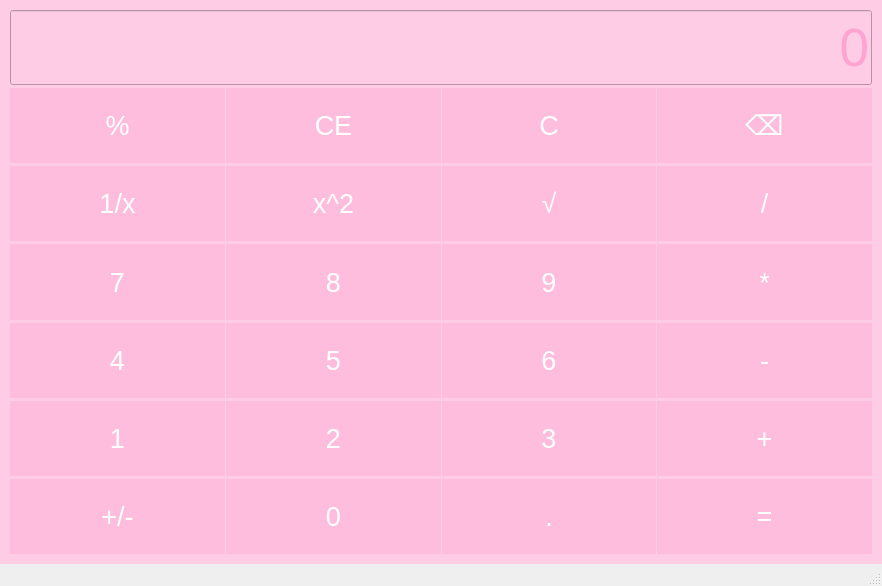
<?xml version="1.0" encoding="UTF-8"?>
<ui version="4.0">
 <class>MainWindow</class>
 <widget class="QMainWindow" name="MainWindow">
  <property name="geometry">
   <rect>
    <x>0</x>
    <y>0</y>
    <width>882</width>
    <height>586</height>
   </rect>
  </property>
  <property name="windowTitle">
   <string>计算器-黄文兴-2023414290413</string>
  </property>
  <property name="styleSheet">
   <string notr="true"/>
  </property>
  <widget class="QWidget" name="centralwidget">
   <property name="sizePolicy">
    <sizepolicy hsizetype="Preferred" vsizetype="Preferred">
     <horstretch>0</horstretch>
     <verstretch>0</verstretch>
    </sizepolicy>
   </property>
   <property name="layoutDirection">
    <enum>Qt::LayoutDirection::LeftToRight</enum>
   </property>
   <property name="styleSheet">
    <string notr="true">QLineEdit{
	background-color:rgba(255,153,204,0.2);
	font-size:40pt;
	color:rgba(255,102,178,0.8);
}
QWidget{
	background-color:rgba(255,204,229,1);
}</string>
   </property>
   <layout class="QVBoxLayout" name="verticalLayout">
    <item>
     <layout class="QGridLayout" name="gridLayout">
      <property name="leftMargin">
       <number>1</number>
      </property>
      <property name="topMargin">
       <number>1</number>
      </property>
      <property name="rightMargin">
       <number>1</number>
      </property>
      <property name="bottomMargin">
       <number>1</number>
      </property>
      <property name="horizontalSpacing">
       <number>1</number>
      </property>
      <property name="verticalSpacing">
       <number>3</number>
      </property>
      <item row="4" column="1">
       <widget class="QPushButton" name="btnNum8">
        <property name="sizePolicy">
         <sizepolicy hsizetype="Minimum" vsizetype="Minimum">
          <horstretch>0</horstretch>
          <verstretch>0</verstretch>
         </sizepolicy>
        </property>
        <property name="layoutDirection">
         <enum>Qt::LayoutDirection::LeftToRight</enum>
        </property>
        <property name="styleSheet">
         <string notr="true">QPushButton{
	background-color:rgba(255,153,204,0.3);
	font-size:20pt;
	color:white;
	border:5pt solid rgba(51,0,0,0.8);
}
QPushButton:hover{
	background-color:rgba(204,0,102,0.1);
	color:rgba(204,0,102,1)
}</string>
        </property>
        <property name="text">
         <string>8</string>
        </property>
       </widget>
      </item>
      <item row="2" column="0">
       <widget class="QPushButton" name="btnPercentage">
        <property name="sizePolicy">
         <sizepolicy hsizetype="Minimum" vsizetype="Minimum">
          <horstretch>0</horstretch>
          <verstretch>0</verstretch>
         </sizepolicy>
        </property>
        <property name="layoutDirection">
         <enum>Qt::LayoutDirection::LeftToRight</enum>
        </property>
        <property name="styleSheet">
         <string notr="true">QPushButton{
	background-color:rgba(255,153,204,0.3);
	font-size:20pt;
	color:white;
	border:5pt solid rgba(51,0,0,0.8);
}
QPushButton:hover{
	background-color:rgba(204,0,102,0.1);
	color:rgba(204,0,102,1)
}</string>
        </property>
        <property name="text">
         <string>%</string>
        </property>
       </widget>
      </item>
      <item row="6" column="2">
       <widget class="QPushButton" name="btnNum3">
        <property name="sizePolicy">
         <sizepolicy hsizetype="Minimum" vsizetype="Minimum">
          <horstretch>0</horstretch>
          <verstretch>0</verstretch>
         </sizepolicy>
        </property>
        <property name="layoutDirection">
         <enum>Qt::LayoutDirection::LeftToRight</enum>
        </property>
        <property name="styleSheet">
         <string notr="true">QPushButton{
	background-color:rgba(255,153,204,0.3);
	font-size:20pt;
	color:white;
	border:5pt solid rgba(51,0,0,0.8);
}
QPushButton:hover{
	background-color:rgba(204,0,102,0.1);
	color:rgba(204,0,102,1)
}</string>
        </property>
        <property name="text">
         <string>3</string>
        </property>
       </widget>
      </item>
      <item row="7" column="1">
       <widget class="QPushButton" name="btnNum0">
        <property name="sizePolicy">
         <sizepolicy hsizetype="Minimum" vsizetype="Minimum">
          <horstretch>0</horstretch>
          <verstretch>0</verstretch>
         </sizepolicy>
        </property>
        <property name="layoutDirection">
         <enum>Qt::LayoutDirection::LeftToRight</enum>
        </property>
        <property name="styleSheet">
         <string notr="true">QPushButton{
	background-color:rgba(255,153,204,0.3);
	font-size:20pt;
	color:white;
	border:5pt solid rgba(51,0,0,0.8);
}
QPushButton:hover{
	background-color:rgba(204,0,102,0.1);
	color:rgba(204,0,102,1)
}</string>
        </property>
        <property name="text">
         <string>0</string>
        </property>
       </widget>
      </item>
      <item row="2" column="2">
       <widget class="QPushButton" name="btnClear">
        <property name="sizePolicy">
         <sizepolicy hsizetype="Minimum" vsizetype="Minimum">
          <horstretch>0</horstretch>
          <verstretch>0</verstretch>
         </sizepolicy>
        </property>
        <property name="layoutDirection">
         <enum>Qt::LayoutDirection::LeftToRight</enum>
        </property>
        <property name="styleSheet">
         <string notr="true">QPushButton{
	background-color:rgba(255,153,204,0.3);
	font-size:20pt;
	color:white;
	border:5pt solid rgba(51,0,0,0.8);
}
QPushButton:hover{
	background-color:rgba(204,0,102,0.1);
	color:rgba(204,0,102,1)
}</string>
        </property>
        <property name="text">
         <string>C</string>
        </property>
       </widget>
      </item>
      <item row="4" column="3">
       <widget class="QPushButton" name="btnMultiple">
        <property name="sizePolicy">
         <sizepolicy hsizetype="Minimum" vsizetype="Minimum">
          <horstretch>0</horstretch>
          <verstretch>0</verstretch>
         </sizepolicy>
        </property>
        <property name="layoutDirection">
         <enum>Qt::LayoutDirection::LeftToRight</enum>
        </property>
        <property name="styleSheet">
         <string notr="true">QPushButton{
	background-color:rgba(255,153,204,0.3);
	font-size:20pt;
	color:white;
	border:5pt solid rgba(51,0,0,0.8);
}
QPushButton:hover{
	background-color:rgba(204,0,102,0.1);
	color:rgba(204,0,102,1)
}</string>
        </property>
        <property name="text">
         <string>*</string>
        </property>
       </widget>
      </item>
      <item row="3" column="3">
       <widget class="QPushButton" name="btnDivide">
        <property name="sizePolicy">
         <sizepolicy hsizetype="Minimum" vsizetype="Minimum">
          <horstretch>0</horstretch>
          <verstretch>0</verstretch>
         </sizepolicy>
        </property>
        <property name="layoutDirection">
         <enum>Qt::LayoutDirection::LeftToRight</enum>
        </property>
        <property name="styleSheet">
         <string notr="true">QPushButton{
	background-color:rgba(255,153,204,0.3);
	font-size:20pt;
	color:white;
	border:5pt solid rgba(51,0,0,0.8);
}
QPushButton:hover{
	background-color:rgba(204,0,102,0.1);
	color:rgba(204,0,102,1)
}</string>
        </property>
        <property name="text">
         <string>/</string>
        </property>
       </widget>
      </item>
      <item row="7" column="2">
       <widget class="QPushButton" name="btnPeriod">
        <property name="sizePolicy">
         <sizepolicy hsizetype="Minimum" vsizetype="Minimum">
          <horstretch>0</horstretch>
          <verstretch>0</verstretch>
         </sizepolicy>
        </property>
        <property name="layoutDirection">
         <enum>Qt::LayoutDirection::LeftToRight</enum>
        </property>
        <property name="styleSheet">
         <string notr="true">QPushButton{
	background-color:rgba(255,153,204,0.3);
	font-size:20pt;
	color:white;
	border:5pt solid rgba(51,0,0,0.8);
}
QPushButton:hover{
	background-color:rgba(204,0,102,0.1);
	color:rgba(204,0,102,1)
}</string>
        </property>
        <property name="text">
         <string>.</string>
        </property>
       </widget>
      </item>
      <item row="2" column="1">
       <widget class="QPushButton" name="btnClearAll">
        <property name="sizePolicy">
         <sizepolicy hsizetype="Minimum" vsizetype="Minimum">
          <horstretch>0</horstretch>
          <verstretch>0</verstretch>
         </sizepolicy>
        </property>
        <property name="layoutDirection">
         <enum>Qt::LayoutDirection::LeftToRight</enum>
        </property>
        <property name="styleSheet">
         <string notr="true">QPushButton{
	background-color:rgba(255,153,204,0.3);
	font-size:20pt;
	color:white;
	border:5pt solid rgba(51,0,0,0.8);
}
QPushButton:hover{
	background-color:rgba(204,0,102,0.1);
	color:rgba(204,0,102,1)
}</string>
        </property>
        <property name="text">
         <string>CE</string>
        </property>
       </widget>
      </item>
      <item row="7" column="3">
       <widget class="QPushButton" name="btnEqual">
        <property name="sizePolicy">
         <sizepolicy hsizetype="Minimum" vsizetype="Minimum">
          <horstretch>0</horstretch>
          <verstretch>0</verstretch>
         </sizepolicy>
        </property>
        <property name="layoutDirection">
         <enum>Qt::LayoutDirection::LeftToRight</enum>
        </property>
        <property name="styleSheet">
         <string notr="true">QPushButton{
	background-color:rgba(255,153,204,0.3);
	font-size:20pt;
	color:white;
	border:5pt solid rgba(51,0,0,0.8);
}
QPushButton:hover{
	background-color:rgba(204,0,102,0.1);
	color:rgba(204,0,102,1)
}</string>
        </property>
        <property name="text">
         <string>=</string>
        </property>
       </widget>
      </item>
      <item row="4" column="0">
       <widget class="QPushButton" name="btnNum7">
        <property name="sizePolicy">
         <sizepolicy hsizetype="Minimum" vsizetype="Minimum">
          <horstretch>0</horstretch>
          <verstretch>0</verstretch>
         </sizepolicy>
        </property>
        <property name="layoutDirection">
         <enum>Qt::LayoutDirection::LeftToRight</enum>
        </property>
        <property name="styleSheet">
         <string notr="true">QPushButton{
	background-color:rgba(255,153,204,0.3);
	font-size:20pt;
	color:white;
	border:5pt solid rgba(51,0,0,0.8);
}
QPushButton:hover{
	background-color:rgba(204,0,102,0.1);
	color:rgba(204,0,102,1)
}</string>
        </property>
        <property name="text">
         <string>7</string>
        </property>
       </widget>
      </item>
      <item row="6" column="1">
       <widget class="QPushButton" name="btnNum2">
        <property name="sizePolicy">
         <sizepolicy hsizetype="Minimum" vsizetype="Minimum">
          <horstretch>0</horstretch>
          <verstretch>0</verstretch>
         </sizepolicy>
        </property>
        <property name="layoutDirection">
         <enum>Qt::LayoutDirection::LeftToRight</enum>
        </property>
        <property name="styleSheet">
         <string notr="true">QPushButton{
	background-color:rgba(255,153,204,0.3);
	font-size:20pt;
	color:white;
	border:5pt solid rgba(51,0,0,0.8);
}
QPushButton:hover{
	background-color:rgba(204,0,102,0.1);
	color:rgba(204,0,102,1)
}</string>
        </property>
        <property name="text">
         <string>2</string>
        </property>
       </widget>
      </item>
      <item row="3" column="2">
       <widget class="QPushButton" name="btnSqrt">
        <property name="sizePolicy">
         <sizepolicy hsizetype="Minimum" vsizetype="Minimum">
          <horstretch>0</horstretch>
          <verstretch>0</verstretch>
         </sizepolicy>
        </property>
        <property name="layoutDirection">
         <enum>Qt::LayoutDirection::LeftToRight</enum>
        </property>
        <property name="styleSheet">
         <string notr="true">QPushButton{
	background-color:rgba(255,153,204,0.3);
	font-size:20pt;
	color:white;
	border:5pt solid rgba(51,0,0,0.8);
}
QPushButton:hover{
	background-color:rgba(204,0,102,0.1);
	color:rgba(204,0,102,1)
}</string>
        </property>
        <property name="text">
         <string>√</string>
        </property>
       </widget>
      </item>
      <item row="7" column="0">
       <widget class="QPushButton" name="btnInverse">
        <property name="sizePolicy">
         <sizepolicy hsizetype="Minimum" vsizetype="Minimum">
          <horstretch>0</horstretch>
          <verstretch>0</verstretch>
         </sizepolicy>
        </property>
        <property name="layoutDirection">
         <enum>Qt::LayoutDirection::LeftToRight</enum>
        </property>
        <property name="styleSheet">
         <string notr="true">QPushButton{
	background-color:rgba(255,153,204,0.3);
	font-size:20pt;
	color:white;
	border:5pt solid rgba(51,0,0,0.8);
}
QPushButton:hover{
	background-color:rgba(204,0,102,0.1);
	color:rgba(204,0,102,1)
}</string>
        </property>
        <property name="text">
         <string>+/-</string>
        </property>
       </widget>
      </item>
      <item row="5" column="2">
       <widget class="QPushButton" name="btnNum6">
        <property name="sizePolicy">
         <sizepolicy hsizetype="Minimum" vsizetype="Minimum">
          <horstretch>0</horstretch>
          <verstretch>0</verstretch>
         </sizepolicy>
        </property>
        <property name="layoutDirection">
         <enum>Qt::LayoutDirection::LeftToRight</enum>
        </property>
        <property name="styleSheet">
         <string notr="true">QPushButton{
	background-color:rgba(255,153,204,0.3);
	font-size:20pt;
	color:white;
	border:5pt solid rgba(51,0,0,0.8);
}
QPushButton:hover{
	background-color:rgba(204,0,102,0.1);
	color:rgba(204,0,102,1)
}</string>
        </property>
        <property name="text">
         <string>6</string>
        </property>
       </widget>
      </item>
      <item row="5" column="1">
       <widget class="QPushButton" name="btnNum5">
        <property name="sizePolicy">
         <sizepolicy hsizetype="Minimum" vsizetype="Minimum">
          <horstretch>0</horstretch>
          <verstretch>0</verstretch>
         </sizepolicy>
        </property>
        <property name="layoutDirection">
         <enum>Qt::LayoutDirection::LeftToRight</enum>
        </property>
        <property name="styleSheet">
         <string notr="true">QPushButton{
	background-color:rgba(255,153,204,0.3);
	font-size:20pt;
	color:white;
	border:5pt solid rgba(51,0,0,0.8);
}
QPushButton:hover{
	background-color:rgba(204,0,102,0.1);
	color:rgba(204,0,102,1)
}</string>
        </property>
        <property name="text">
         <string>5</string>
        </property>
       </widget>
      </item>
      <item row="5" column="3">
       <widget class="QPushButton" name="btnMinus">
        <property name="sizePolicy">
         <sizepolicy hsizetype="Minimum" vsizetype="Minimum">
          <horstretch>0</horstretch>
          <verstretch>0</verstretch>
         </sizepolicy>
        </property>
        <property name="layoutDirection">
         <enum>Qt::LayoutDirection::LeftToRight</enum>
        </property>
        <property name="styleSheet">
         <string notr="true">QPushButton{
	background-color:rgba(255,153,204,0.3);
	font-size:20pt;
	color:white;
	border:5pt solid rgba(51,0,0,0.8);
}
QPushButton:hover{
	background-color:rgba(204,0,102,0.1);
	color:rgba(204,0,102,1)
}</string>
        </property>
        <property name="text">
         <string>-</string>
        </property>
       </widget>
      </item>
      <item row="3" column="1">
       <widget class="QPushButton" name="btnSquare">
        <property name="sizePolicy">
         <sizepolicy hsizetype="Minimum" vsizetype="Minimum">
          <horstretch>0</horstretch>
          <verstretch>0</verstretch>
         </sizepolicy>
        </property>
        <property name="layoutDirection">
         <enum>Qt::LayoutDirection::LeftToRight</enum>
        </property>
        <property name="styleSheet">
         <string notr="true">QPushButton{
	background-color:rgba(255,153,204,0.3);
	font-size:20pt;
	color:white;
	border:5pt solid rgba(51,0,0,0.8);
}
QPushButton:hover{
	background-color:rgba(204,0,102,0.1);
	color:rgba(204,0,102,1)
}</string>
        </property>
        <property name="text">
         <string>x^2</string>
        </property>
       </widget>
      </item>
      <item row="6" column="3">
       <widget class="QPushButton" name="btnPlus">
        <property name="sizePolicy">
         <sizepolicy hsizetype="Minimum" vsizetype="Minimum">
          <horstretch>0</horstretch>
          <verstretch>0</verstretch>
         </sizepolicy>
        </property>
        <property name="layoutDirection">
         <enum>Qt::LayoutDirection::LeftToRight</enum>
        </property>
        <property name="styleSheet">
         <string notr="true">QPushButton{
	background-color:rgba(255,153,204,0.3);
	font-size:20pt;
	color:white;
	border:5pt solid rgba(51,0,0,0.8);
}
QPushButton:hover{
	background-color:rgba(204,0,102,0.1);
	color:rgba(204,0,102,1)
}</string>
        </property>
        <property name="text">
         <string>+</string>
        </property>
       </widget>
      </item>
      <item row="4" column="2">
       <widget class="QPushButton" name="btnNum9">
        <property name="sizePolicy">
         <sizepolicy hsizetype="Minimum" vsizetype="Minimum">
          <horstretch>0</horstretch>
          <verstretch>0</verstretch>
         </sizepolicy>
        </property>
        <property name="layoutDirection">
         <enum>Qt::LayoutDirection::LeftToRight</enum>
        </property>
        <property name="styleSheet">
         <string notr="true">QPushButton{
	background-color:rgba(255,153,204,0.3);
	font-size:20pt;
	color:white;
	border:5pt solid rgba(51,0,0,0.8);
}
QPushButton:hover{
	background-color:rgba(204,0,102,0.1);
	color:rgba(204,0,102,1)
}</string>
        </property>
        <property name="text">
         <string>9</string>
        </property>
       </widget>
      </item>
      <item row="3" column="0">
       <widget class="QPushButton" name="btnSign">
        <property name="sizePolicy">
         <sizepolicy hsizetype="Minimum" vsizetype="Minimum">
          <horstretch>0</horstretch>
          <verstretch>0</verstretch>
         </sizepolicy>
        </property>
        <property name="layoutDirection">
         <enum>Qt::LayoutDirection::LeftToRight</enum>
        </property>
        <property name="styleSheet">
         <string notr="true">QPushButton{
	background-color:rgba(255,153,204,0.3);
	font-size:20pt;
	color:white;
	border:5pt solid rgba(51,0,0,0.8);
}
QPushButton:hover{
	background-color:rgba(204,0,102,0.1);
	color:rgba(204,0,102,1)
}</string>
        </property>
        <property name="text">
         <string>1/x</string>
        </property>
       </widget>
      </item>
      <item row="5" column="0">
       <widget class="QPushButton" name="btnNum4">
        <property name="sizePolicy">
         <sizepolicy hsizetype="Minimum" vsizetype="Minimum">
          <horstretch>0</horstretch>
          <verstretch>0</verstretch>
         </sizepolicy>
        </property>
        <property name="layoutDirection">
         <enum>Qt::LayoutDirection::LeftToRight</enum>
        </property>
        <property name="styleSheet">
         <string notr="true">QPushButton{
	background-color:rgba(255,153,204,0.3);
	font-size:20pt;
	color:white;
	border:5pt solid rgba(51,0,0,0.8);
}
QPushButton:hover{
	background-color:rgba(204,0,102,0.1);
	color:rgba(204,0,102,1)
}</string>
        </property>
        <property name="text">
         <string>4</string>
        </property>
       </widget>
      </item>
      <item row="2" column="3">
       <widget class="QPushButton" name="btnDel">
        <property name="sizePolicy">
         <sizepolicy hsizetype="Minimum" vsizetype="Minimum">
          <horstretch>0</horstretch>
          <verstretch>0</verstretch>
         </sizepolicy>
        </property>
        <property name="layoutDirection">
         <enum>Qt::LayoutDirection::LeftToRight</enum>
        </property>
        <property name="styleSheet">
         <string notr="true">QPushButton{
	background-color:rgba(255,153,204,0.3);
	font-size:20pt;
	color:white;
	border:5pt solid rgba(51,0,0,0.8);
	border-radius: 80% ;
	padding: 2pt;
}
QPushButton:hover{
	background-color:rgba(204,0,102,0.1);
	color:rgba(204,0,102,1)
}</string>
        </property>
        <property name="text">
         <string>⌫</string>
        </property>
       </widget>
      </item>
      <item row="6" column="0">
       <widget class="QPushButton" name="btnNum1">
        <property name="sizePolicy">
         <sizepolicy hsizetype="Minimum" vsizetype="Minimum">
          <horstretch>0</horstretch>
          <verstretch>0</verstretch>
         </sizepolicy>
        </property>
        <property name="layoutDirection">
         <enum>Qt::LayoutDirection::LeftToRight</enum>
        </property>
        <property name="styleSheet">
         <string notr="true">QPushButton{
	background-color:rgba(255,153,204,0.3);
	font-size:20pt;
	color:white;
	border:5pt solid rgba(51,0,0,0.8);
}
QPushButton:hover{
	background-color:rgba(204,0,102,0.1);
	color:rgba(204,0,102,1)
}</string>
        </property>
        <property name="text">
         <string>1</string>
        </property>
       </widget>
      </item>
      <item row="1" column="0" colspan="4">
       <widget class="QLineEdit" name="display">
        <property name="sizePolicy">
         <sizepolicy hsizetype="Expanding" vsizetype="Minimum">
          <horstretch>0</horstretch>
          <verstretch>0</verstretch>
         </sizepolicy>
        </property>
        <property name="layoutDirection">
         <enum>Qt::LayoutDirection::LeftToRight</enum>
        </property>
        <property name="alignment">
         <set>Qt::AlignmentFlag::AlignRight|Qt::AlignmentFlag::AlignTrailing|Qt::AlignmentFlag::AlignVCenter</set>
        </property>
        <property name="placeholderText">
         <string>0</string>
        </property>
       </widget>
      </item>
     </layout>
    </item>
   </layout>
  </widget>
  <widget class="QMenuBar" name="menubar">
   <property name="geometry">
    <rect>
     <x>0</x>
     <y>0</y>
     <width>882</width>
     <height>21</height>
    </rect>
   </property>
  </widget>
  <widget class="QStatusBar" name="statusbar"/>
 </widget>
 <resources/>
 <connections/>
</ui>
